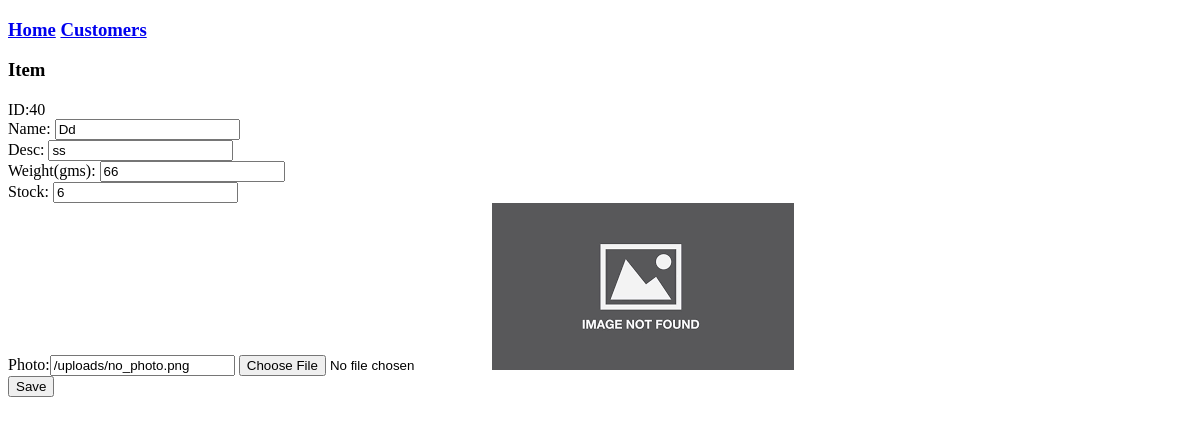
Page /items/40/ on the earlier database version.
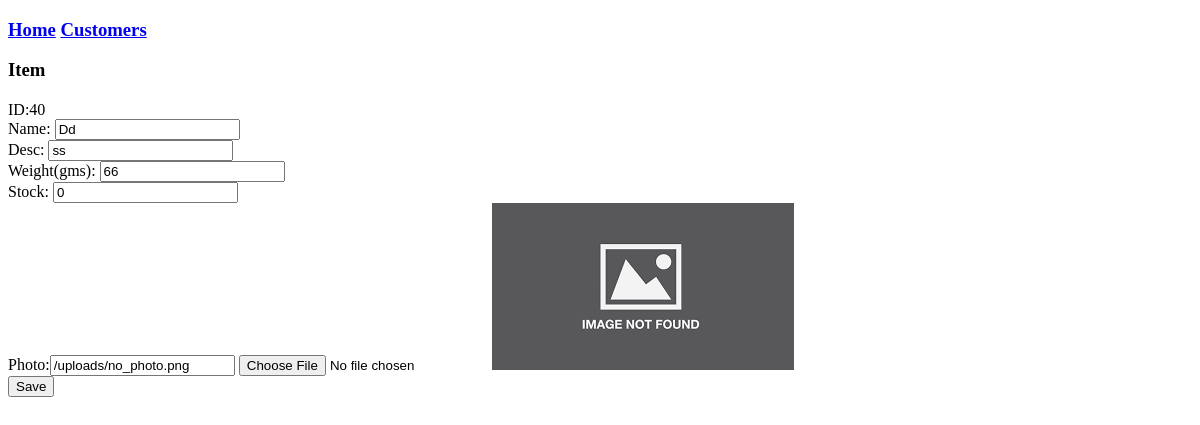
Same page on the later database version.
### tables this page shows
CREATE TABLE "item" (
	"id"	INTEGER NOT NULL PRIMARY KEY AUTOINCREMENT UNIQUE,
	"name"	TEXT NOT NULL,
	"desc"	TEXT NOT NULL,
	"weight"	NUMERIC NOT NULL,
	"photo"	TEXT,
	"created_date"	TEXT NOT NULL,
	"stock"	INTEGER DEFAULT 0.0
);

### api.py (the view)
@app.route('/items/<id>/')
def get_item(id):
    result = item.get(id)
    return render_template("item_edit.html", items = result)

### item.py (called while the page is built)
    def get(self,id):
        sql = "select * from item where id = ?"
        result = self.connection.cursor().execute(sql,(id,))
        rows = result.fetchall()
        return rows

### templates/item_edit.html (shortened to what this page needs)
<!DOCTYPE html>
<html>
<head>
</head>
<body>
    <h3><a href='/'>Home</a> <a href='/customers/'>Customers</a> </h3>
    <h3>Item</h3>
<div>
    {% if items %}
    <form id='item_edit' method="POST" enctype="multipart/form-data" action="/item/{{items[0][0]}}/">
        <label>ID:{{items[0][0]}}</label><br>
        Name: <input type="text" value="{{items[0][1]}}" name="item_name" > <BR>
        Desc: <input  type="text" value="{{items[0][2]}}" name="item_desc" ><BR>
        Weight(gms): <input  type="text" value="{{items[0][3]}}" name="item_weight" ><BR>
        Stock: <input  type="text" value="{{items[0][6]}}" name="item_stock" ><BR>
        Photo:<input  type="text" name="item_photo" value="{{items[0][4]}}">
        <input  type="file" name="file"><img src="{{items[0][4]}}" ><BR>
        <input  type="submit" value="Save" id="item_save"  >
    </form>
    {% endif %}
</div>
</body>
</html>

Differences in the rows shown:
changed item "Dd": item_stock "6" → "0"
